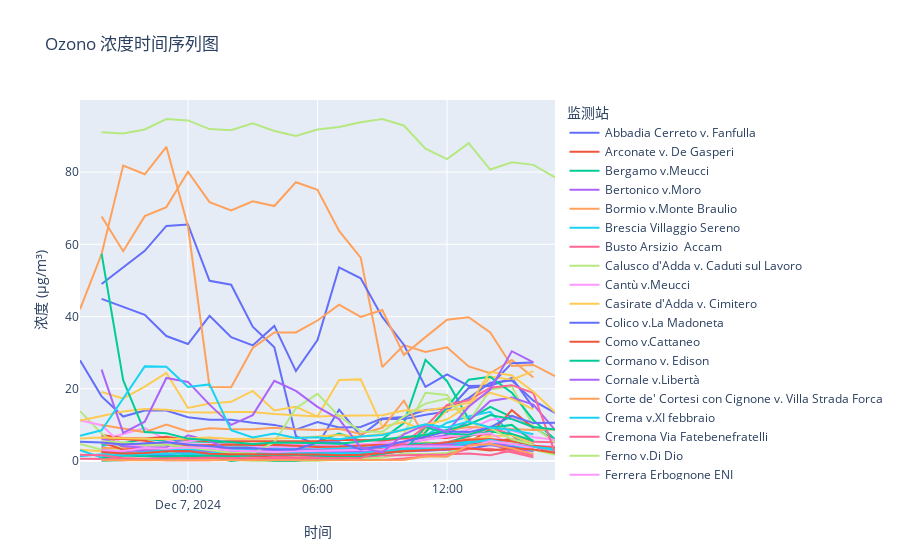

The cell this chart's notebook holds for it:
### Code cell
# 按站点和时间对数据进行排序
gdf_from_api_sorted = gdf_from_api.sort_values(by=['station_name', 'timestamp'])

fig = px.line(
    gdf_from_api_sorted,
    x='timestamp',
    y='value',
    color='station_name',  # 按站点用不同颜色区分
    title=f'{params["pollutant"]} 浓度时间序列图',
    labels={'timestamp': '时间', 'value': '浓度 (µg/m³)', 'station_name': '监测站'}
)
fig.show()
